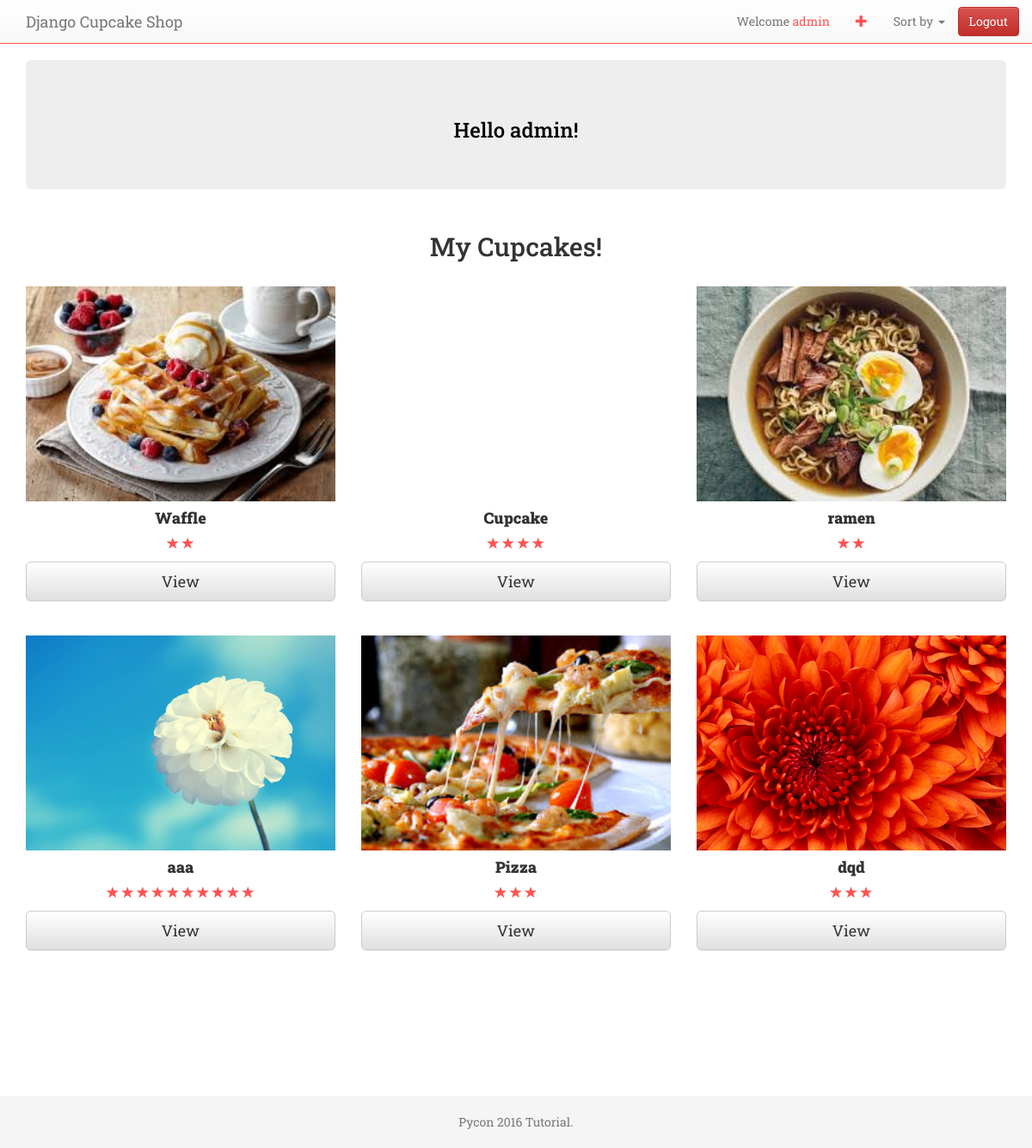
/accounts/profile/ (signed in), run on the app's committed database.
### menu/models.py (models this page shows, shortened)
class Cupcake(models.Model):
    name = models.CharField(max_length=200)
    price = models.CharField(max_length=20)
    rating = models.FloatField()
    image = models.ImageField(upload_to='images/cakes')
    writer =models.ForeignKey(User)
    createdAt = models.DateTimeField(default=timezone.now)

### accounts/views.py (the view)
@login_required
def user_profile(request):
    my_cakes = Cupcake.objects.filter(writer=request.user)
    context = {'cakes':my_cakes}
    return render(request, 'registration/profile.html', context)

### accounts/templatetags/menu_extras.py (called while the page is built)
@register.filter
def get_range(value):
    return range(int(value))

### accounts/templates/registration/profile.html
{% extends 'menu/base.html' %}
{% load staticfiles %}
{% load menu_extras %}
{% block content %}
  <div class="container">
    <div class="jumbotron title text-center" style="height: 150px;">
      <h3 style="color:black;">Hello {{ request.user.username }}!</h3>
    </div>
  </div>
  <div class="container">
    {% if cakes %}
    <h2 class="text-center">My Cupcakes!</h2>
    <div class="row">
      {% for cake in cakes %}
      <div class="col-xs-12 col-sm-6 col-md-4 col-lg-4">
        <div class="card">
        <div class="card-img-top">
          <div class="image" style="background-image: url({{cake.image.url}});"></div>
        </div>
        <div class="card-block">
          <h4 class="card-title text-center">{{cake.name}}</h4>
            <p class="card-text text-center">
             {% for i in cake.rating|get_range %}
             <span class="glyphicon glyphicon-star" area-hidden="true"></span>
             {% endfor %}
            </p>
          <a href="{% url 'menu:cupcake_detail' pk=cake.pk %}" class="btn btn-default btn-lg btn-block">View</a>
        </div>
        </div>
      </div>
      {% endfor %}
    </div>
    {% else %}
    <h2 class="text-center">No Cupcakes added yet - :(</h2>
    {% endif %}
  </div>
{% endblock %}

### menu/templates/menu/base.html (shortened to what this page needs)
{% load staticfiles %}
<!DOCTYPE html>
<html lang="en">
<head>
<link rel="stylesheet" href="https://maxcdn.bootstrapcdn.com/bootstrap/3.3.6/css/bootstrap.min.css">
<link rel="stylesheet" href="https://maxcdn.bootstrapcdn.com/bootstrap/3.3.6/css/bootstrap-theme.min.css">
<link rel="stylesheet" href="{% static 'menu/css/style.css' %}">
</head>
<body>
  <nav class="navbar navbar-default navbar-fixed-top">
    <div class="container">
      <div class="navbar-header">
        <a class="navbar-brand" href="/">Django Cupcake Shop</a>
      </div>
      <div id="navbar" class="navbar-collapse collapse">
        <ul class="nav navbar-nav navbar-right">
          {% if user.is_authenticated %}
          <li><p class="navbar-text">Welcome <a href="{% url 'accounts:profile' %}">{{ user.username }}</a></p></li>
          <li><a href="{% url 'menu:cupcake_new' %}"><span class="glyphicon glyphicon-plus"></span></a></li>
          <a href="{% url 'accounts:logout' %}" class="btn btn-danger navbar-btn">Logout</a>
          {% else %}
          <a href="{% url 'accounts:register' %}" class="btn btn-primary navbar-btn">Register</a>
          <a href="{% url 'accounts:login' %}" class="btn btn-default navbar-btn">Sign in</a>
          {% endif %}
          <li class="dropdown">
            <a href="#" class="dropdown-toggle" data-toggle="dropdown" role="button" aria-haspopup="true" aria-expanded="false">Sort by <span class="caret"></span></a>
          </li>
        </ul>
      </div>
    </div>
  </nav>
{% block content %}
{% endblock %}
  <footer class="footer">
      <div class="container">
        <p class="text-muted">Pycon 2016 Tutorial.</p>
      </div>
    </footer>
</body>
</html>

### menu/static/menu/css/style.css (style rules this page uses)
body { font-family: "Roboto Slab","Helvetica", "Arial", sans-serif;; padding-top: 70px; }
.card { margin: 2rem auto; }
.image { width: 100%; height: 250px; padding-bottom: 50%; transition: 0.1s linear; background-image: url(http://www.freeallimages.com/wp-content/uploads/2014/09/space-cat-wallpaper-5.jpg); background-size: cover; background-position: center center; }
.card-title { margin-bottom: 1rem; font-weight: 900; }
.jumbotron { height: 450px; }
.title { color: white !important; }
.footer { position: relative; bottom: 0; width: 100%; margin-top: 150px; text-align: center; height: 60px; background-color: #f5f5f5; }
.footer > .container { padding-right: 15px; padding-left: 15px; }
.text-muted { margin-top: 20px; }
.glyphicon { color:#FF5252; }
.navbar-default { border-color: #FF5252; }
a { color: #FF5252; }

### data on the page
Cupcake: image (picture), name "Waffle", rating 2 (drawn)
Cupcake: name "Cupcake", rating 4 (drawn)
Cupcake: image (picture), name "ramen", rating 2 (drawn)
Cupcake: image (picture), name "aaa", rating 10 (drawn)
Cupcake: image (picture), name "Pizza", rating 3 (drawn)
Cupcake: image (picture), name "dqd", rating 3 (drawn)

### other printed values
{{ user.username }} "admin"
{{ request.user.username }} "admin"
